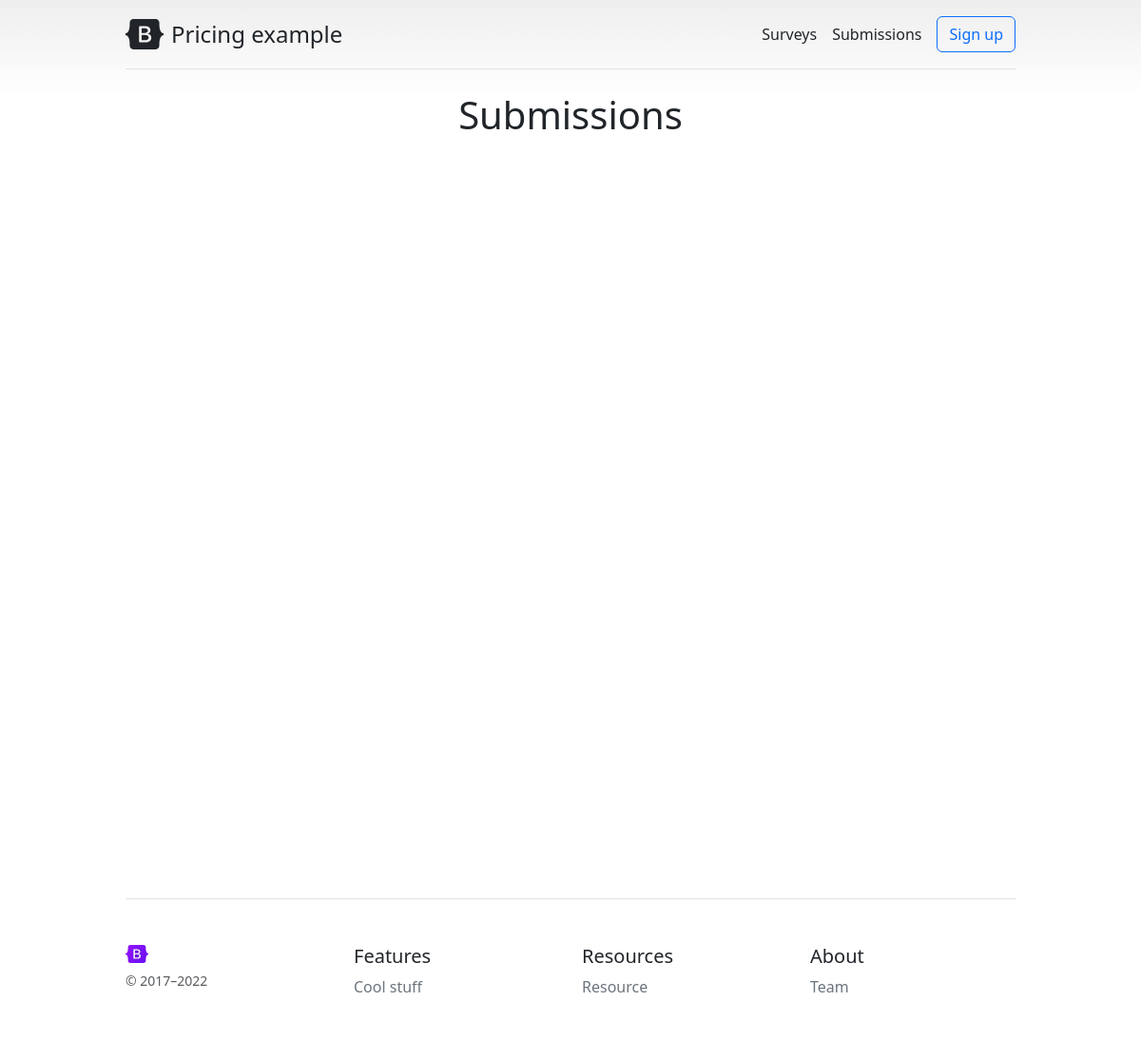
The app's page /submission/list/, older data.
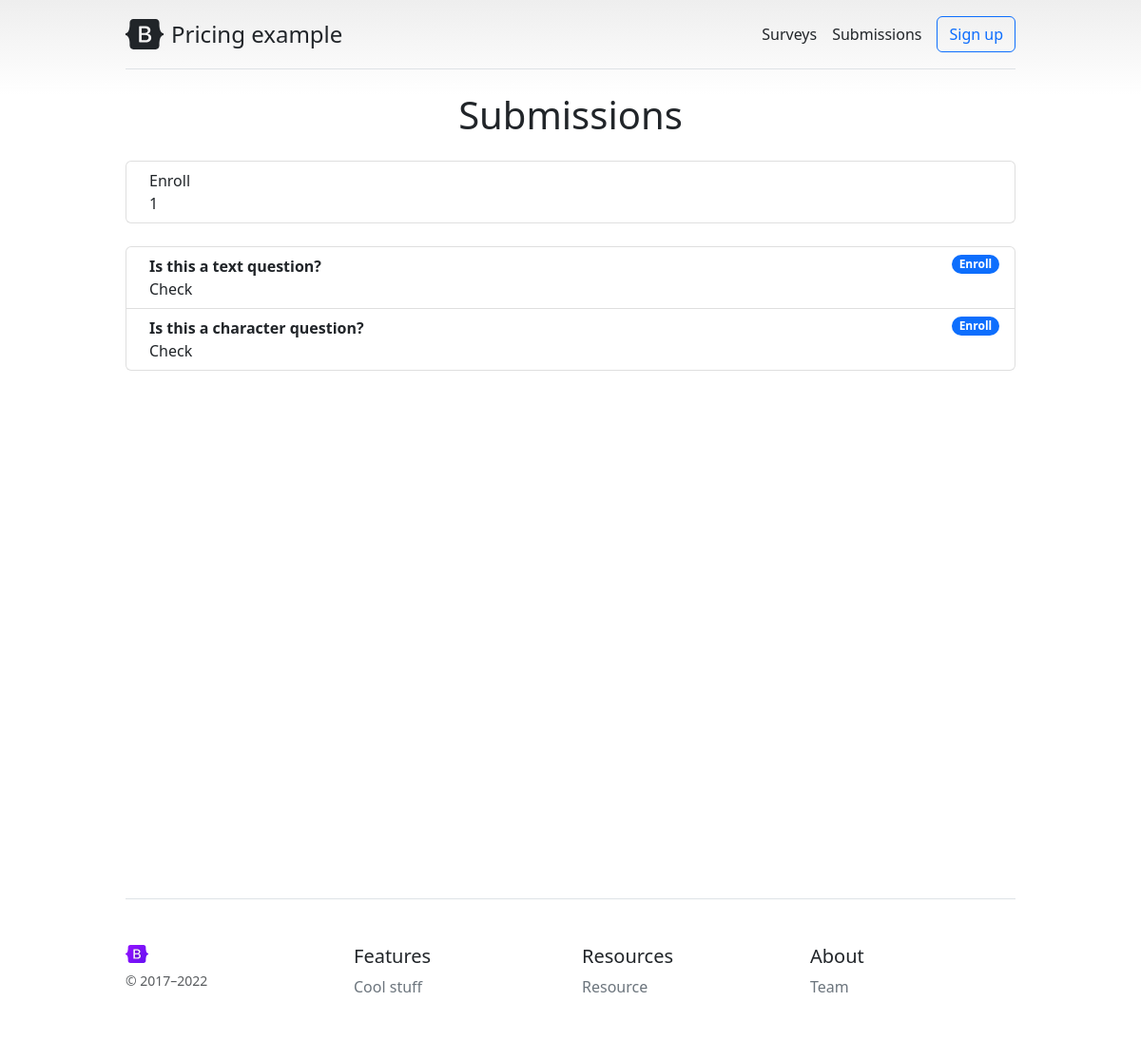
The same page, newer data.
### core/models.py (models this page shows, shortened)
class Survey(models.Model):
    title = models.CharField(max_length=255)
    description = models.TextField(max_length=2550, default=survey_description)

class Submission(models.Model):
    question = models.ForeignKey(Question, on_delete=models.CASCADE, null=False, editable=False)
    answer = models.TextField(max_length=2550)
    slug = models.SlugField(editable=False)
    created_at = models.DateTimeField(editable=False, default=timezone.now)
    updated_at = models.DateTimeField(editable=False, default=timezone.now)

class Question(models.Model):
    TEXT = "text"
    SHORT_TEXT = "short-text"
    QUESTION_TYPES = (
        (TEXT, "text (multiple line)"),
        (SHORT_TEXT, "short text (one line)"),
    )
    survey = models.ForeignKey(Survey, on_delete=models.CASCADE, null=True,  editable=True)
    type = models.CharField(max_length=255, choices=QUESTION_TYPES, default='TextField')
    text = models.TextField(max_length=2550)

### core/views.py (the view)
# urls.py: path('submission/list/', views.SubmissionListView.as_view(), name='submission_list'),
class SubmissionListView(ListView):
    model = models.Submission
    def get_context_data(self, **kwargs):
        context = super().get_context_data(**kwargs)
        context['survey_list'] = models.Survey.objects.all()
        context['question_list'] = models.Question.objects.all()
        set = models.Submission.objects.all().values('question__survey__title').annotate(count=Count('slug', distinct=True))
        print(set)
        context['set_list'] = set
        return context

### core/templates/core/submission_list.html (shortened to what this page needs)
{% extends 'core/base.html' %}
{% block content %}
<h2 class="display-6 text-center mb-4">Submissions</h2>
<ol class="list-group mb-4">
    {% for set in set_list %}
    <li class="list-group-item d-flex justify-content-between align-items-start">
        <div class="ms-2 me-auto">
            <div class="fw">{{ set.question__survey__title }}</div>
            {{ set.count }}
        </div>
    </li>
    {% endfor %}
</ol>
<div class="list-group mb-4">
    {% for submission in submission_list %}
    <li class="list-group-item d-flex justify-content-between align-items-start">
        <div class="ms-2 me-auto">
            <div class="fw-bold">{{ submission.question.text }}</div>
            {{ submission.answer }}
        </div>
        <span class="badge bg-primary rounded-pill">{{ submission.question.survey.title }}</span>
    </li>
    {% endfor %}
{% endblock content %}

### core/templates/core/base.html (shortened to what this page needs)
{% load static %}
<!doctype html>
<html lang="en">
<head>
	<link href="{% static 'css/bootstrap.min.css' %}" rel="stylesheet">
	<link href="{% static 'css/pricing.css' %}" rel="stylesheet">
</head>
<body class="d-flex flex-column min-vh-100">
	<div class="container py-3">
		<header>
			<div class="d-flex flex-column flex-md-row align-items-center pb-3 mb-4 border-bottom">
				<a href="/" class="d-flex align-items-center text-dark text-decoration-none">
					<span class="fs-4">Pricing example</span>
				</a>
				<nav class="d-inline-flex mt-2 mt-md-0 ms-md-auto">
					<a class="me-3 py-2 text-dark text-decoration-none" href="{% url 'survey_list' %}">Surveys</a>
					<a class="me-3 py-2 text-dark text-decoration-none" href="{% url 'submission_list' %}">Submissions</a>
				</nav>
				<a class="btn btn-outline-primary" href="#">Sign up</a>
			</div>
		</header>
		<div class="vh-100">
			<main>
				{% block content %}{% endblock content %}
			</main>
		</div>
		<footer class="pt-4 my-md-5 pt-md-5 border-top">
			<div class="row">
				<div class="col-12 col-md">
					<img class="mb-2" src="{% static 'assets/bootstrap-logo.svg' %}" alt="" width="24" height="19">
					<small class="d-block mb-3 text-muted">&copy; 2017–2022</small>
				</div>
				<div class="col-6 col-md">
					<h5>Features</h5>
					<ul class="list-unstyled text-small">
						<li class="mb-1"><a class="link-secondary text-decoration-none" href="#">Cool stuff</a></li>
					</ul>
				</div>
				<div class="col-6 col-md">
					<h5>Resources</h5>
					<ul class="list-unstyled text-small">
						<li class="mb-1"><a class="link-secondary text-decoration-none" href="#">Resource</a></li>
					</ul>
				</div>
				<div class="col-6 col-md">
					<h5>About</h5>
					<ul class="list-unstyled text-small">
						<li class="mb-1"><a class="link-secondary text-decoration-none" href="#">Team</a></li>
					</ul>
				</div>
			</div>
		</footer>
	</div>
</body>
</html>

### core/static/css/pricing.css (style rules this page uses)
body { background-image: linear-gradient(180deg, #eee, #fff 100px, #fff); }
.container { max-width: 960px; }

Row changes from the older to the newer data that the page shows:
added Survey: question__survey__title "Enroll", count "1"
added Submission: question.text "Is this a text question?", answer "Check", question.survey "Enroll"
added Submission: question.text "Is this a character question?", answer "Check", question.survey "Enroll"
